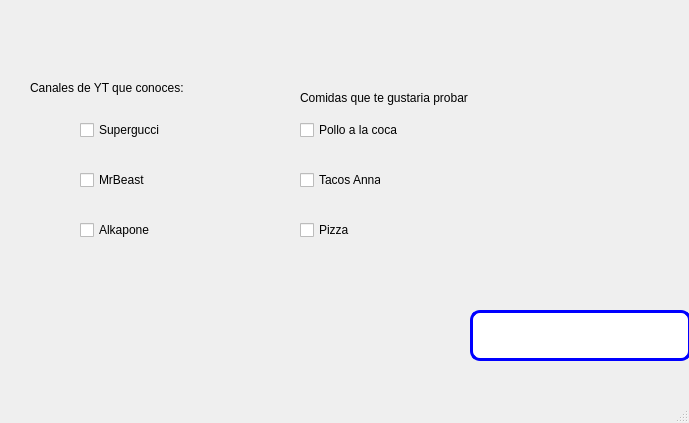
<?xml version="1.0" encoding="UTF-8"?>
<ui version="4.0">
 <class>MainWindow</class>
 <widget class="QMainWindow" name="MainWindow">
  <property name="geometry">
   <rect>
    <x>0</x>
    <y>0</y>
    <width>689</width>
    <height>423</height>
   </rect>
  </property>
  <property name="windowTitle">
   <string>MainWindow</string>
  </property>
  <widget class="QWidget" name="centralwidget">
   <widget class="QLineEdit" name="txt_temporizador">
    <property name="geometry">
     <rect>
      <x>470</x>
      <y>310</y>
      <width>221</width>
      <height>51</height>
     </rect>
    </property>
    <property name="font">
     <font>
      <pointsize>11</pointsize>
     </font>
    </property>
    <property name="styleSheet">
     <string notr="true">border: 3px solid blue;
border-radius:10px</string>
    </property>
    <property name="text">
     <string/>
    </property>
   </widget>
   <widget class="QLabel" name="label_11">
    <property name="geometry">
     <rect>
      <x>10</x>
      <y>10</y>
      <width>141</width>
      <height>61</height>
     </rect>
    </property>
    <property name="text">
     <string/>
    </property>
    <property name="pixmap">
     <pixmap resource="../../Archivos/Recursos.qrc">:/Logos/UAT.jpg</pixmap>
    </property>
    <property name="scaledContents">
     <bool>true</bool>
    </property>
   </widget>
   <widget class="QLabel" name="label_10">
    <property name="geometry">
     <rect>
      <x>550</x>
      <y>290</y>
      <width>121</width>
      <height>71</height>
     </rect>
    </property>
    <property name="text">
     <string/>
    </property>
    <property name="pixmap">
     <pixmap resource="../../Archivos/Recursos.qrc">:/Logos/Castor Ingeniero.jpg</pixmap>
    </property>
    <property name="scaledContents">
     <bool>true</bool>
    </property>
   </widget>
   <widget class="QLabel" name="label_9">
    <property name="geometry">
     <rect>
      <x>510</x>
      <y>20</y>
      <width>161</width>
      <height>61</height>
     </rect>
    </property>
    <property name="styleSheet">
     <string notr="true">background-image: url(:/NLogos/Facultad.jpg);</string>
    </property>
    <property name="text">
     <string/>
    </property>
    <property name="pixmap">
     <pixmap resource="../../Archivos/Recursos.qrc">:/Logos/Facultad.jpg</pixmap>
    </property>
    <property name="scaledContents">
     <bool>true</bool>
    </property>
   </widget>
   <widget class="QCheckBox" name="cb_supergucci">
    <property name="geometry">
     <rect>
      <x>80</x>
      <y>120</y>
      <width>91</width>
      <height>20</height>
     </rect>
    </property>
    <property name="text">
     <string>Supergucci</string>
    </property>
   </widget>
   <widget class="QCheckBox" name="cb_mrbeast">
    <property name="geometry">
     <rect>
      <x>80</x>
      <y>170</y>
      <width>81</width>
      <height>20</height>
     </rect>
    </property>
    <property name="text">
     <string>MrBeast</string>
    </property>
   </widget>
   <widget class="QCheckBox" name="cb_alkapone">
    <property name="geometry">
     <rect>
      <x>80</x>
      <y>220</y>
      <width>81</width>
      <height>20</height>
     </rect>
    </property>
    <property name="text">
     <string>Alkapone</string>
    </property>
   </widget>
   <widget class="QCheckBox" name="cb_pizza">
    <property name="geometry">
     <rect>
      <x>300</x>
      <y>220</y>
      <width>81</width>
      <height>20</height>
     </rect>
    </property>
    <property name="text">
     <string>Pizza</string>
    </property>
   </widget>
   <widget class="QCheckBox" name="cb_pollo">
    <property name="geometry">
     <rect>
      <x>300</x>
      <y>120</y>
      <width>111</width>
      <height>20</height>
     </rect>
    </property>
    <property name="text">
     <string>Pollo a la coca</string>
    </property>
   </widget>
   <widget class="QCheckBox" name="cb_tacos">
    <property name="geometry">
     <rect>
      <x>300</x>
      <y>170</y>
      <width>81</width>
      <height>20</height>
     </rect>
    </property>
    <property name="text">
     <string>Tacos Anna</string>
    </property>
   </widget>
   <widget class="QLabel" name="label">
    <property name="geometry">
     <rect>
      <x>30</x>
      <y>80</y>
      <width>171</width>
      <height>16</height>
     </rect>
    </property>
    <property name="text">
     <string>Canales de YT que conoces:</string>
    </property>
   </widget>
   <widget class="QLabel" name="label_2">
    <property name="geometry">
     <rect>
      <x>300</x>
      <y>90</y>
      <width>211</width>
      <height>16</height>
     </rect>
    </property>
    <property name="text">
     <string>Comidas que te gustaria probar</string>
    </property>
   </widget>
  </widget>
  <widget class="QMenuBar" name="menubar">
   <property name="geometry">
    <rect>
     <x>0</x>
     <y>0</y>
     <width>689</width>
     <height>26</height>
    </rect>
   </property>
  </widget>
  <widget class="QStatusBar" name="statusbar"/>
 </widget>
 <resources>
  <include location="../Archivos/Recursos.qrc"/>
  <include location="../../Archivos/Recursos.qrc"/>
 </resources>
 <connections/>
</ui>
